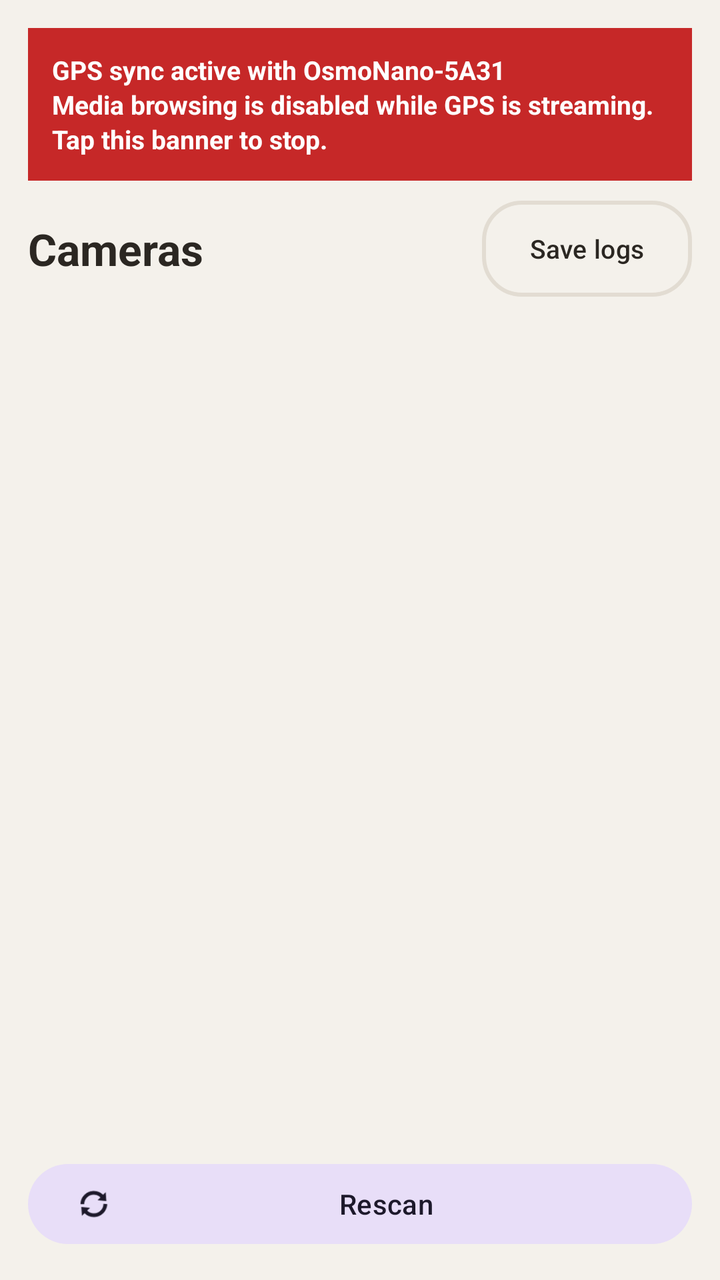
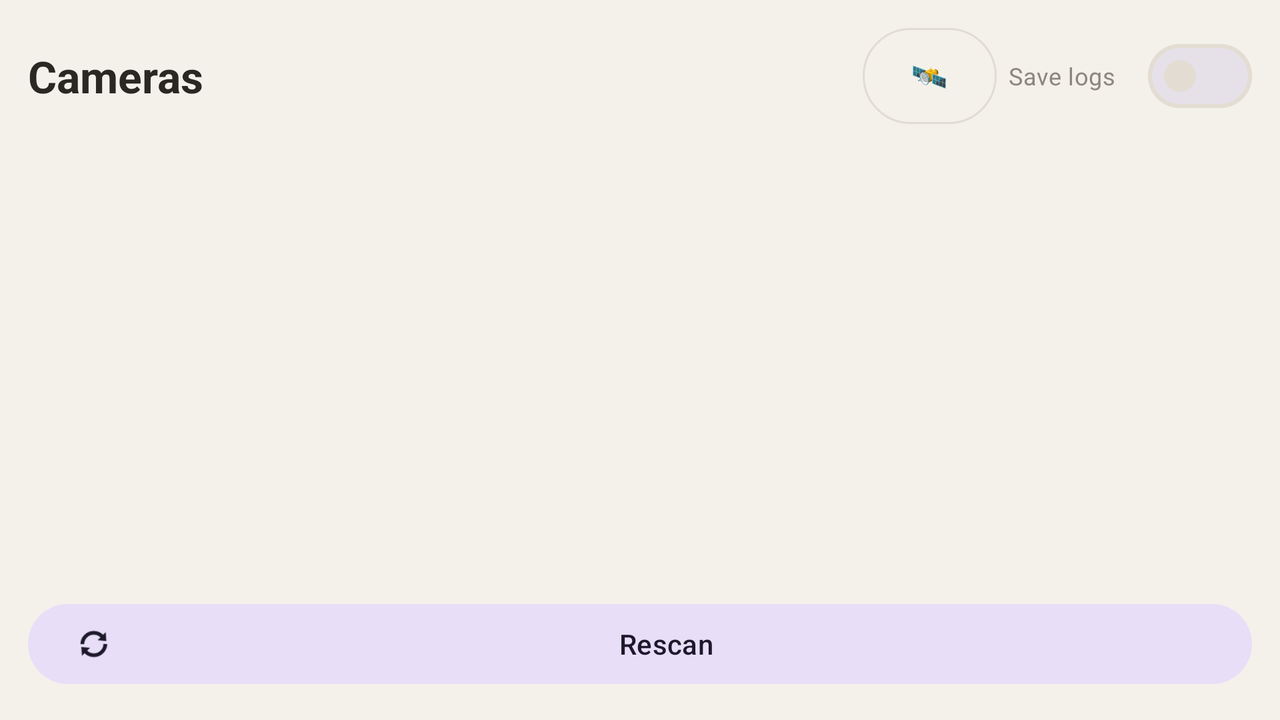

An Android layout and its configuration variant, each rendered on a device that would load it. The default file and the variant file are quoted in full after the pictures.
<!-- AndroidManifest.xml: application theme Theme.Osmosis -->
<!-- res/layout/activity_main.xml -->
<?xml version="1.0" encoding="utf-8"?>
<LinearLayout xmlns:android="http://schemas.android.com/apk/res/android"
    xmlns:app="http://schemas.android.com/apk/res-auto"
    xmlns:tools="http://schemas.android.com/tools"
    android:id="@+id/mainRoot"
    android:layout_width="match_parent"
    android:layout_height="match_parent"
    android:orientation="vertical">

    
    <LinearLayout
        android:id="@+id/selectorGroup"
        android:layout_width="match_parent"
        android:layout_height="0dp"
        android:layout_weight="1"
        android:orientation="vertical"
        android:padding="14dp">

        
        <TextView
            android:id="@+id/lockBanner"
            android:layout_width="match_parent"
            android:layout_height="wrap_content"
            android:layout_marginBottom="10dp"
            android:background="@color/osmo_danger"
            android:foreground="?attr/selectableItemBackground"
            android:padding="12dp"
            android:textColor="@color/white"
            android:textSize="13sp"
            android:textStyle="bold"
            android:lineSpacingExtra="2dp"
            android:visibility="gone"
            tools:visibility="visible"
            tools:text="GPS sync active with OsmoNano-5A31\nMedia browsing is disabled while GPS is streaming. Tap this banner to stop." />

        <LinearLayout
            android:layout_width="match_parent"
            android:layout_height="wrap_content"
            android:gravity="center_vertical"
            android:orientation="horizontal">

            <TextView
                android:layout_width="0dp"
                android:layout_height="wrap_content"
                android:layout_weight="1"
                android:paddingVertical="4dp"
                android:text="@string/cameras"
                android:textColor="@color/osmo_ink"
                android:textSize="22sp"
                android:textStyle="bold" />

            <com.google.android.material.button.MaterialButton
                android:id="@+id/btnSaveLogs"
                style="@style/Widget.Material3.Button.OutlinedButton"
                android:layout_width="wrap_content"
                android:layout_height="wrap_content"
                android:checkable="true"
                android:insetTop="0dp"
                android:insetBottom="0dp"
                android:minWidth="0dp"
                android:text="@string/save_logs"
                android:textSize="13sp"
                app:cornerRadius="20dp"
                app:icon="@null"
                app:strokeWidth="2dp" />
        </LinearLayout>

        <TextView
            android:id="@+id/selectorHint"
            android:layout_width="match_parent"
            android:layout_height="wrap_content"
            android:paddingBottom="6dp"
            android:textColor="@color/osmo_muted"
            android:textSize="12sp" />

        
        <com.google.android.material.progressindicator.LinearProgressIndicator
            android:id="@+id/connectBar"
            android:layout_width="match_parent"
            android:layout_height="wrap_content"
            android:layout_marginBottom="8dp"
            android:visibility="invisible"
            app:indicatorColor="@color/osmo_accent"
            app:trackColor="@color/osmo_track"
            app:trackCornerRadius="3dp"
            app:trackThickness="6dp" />

        
        <androidx.recyclerview.widget.RecyclerView
            android:id="@+id/cameraList"
            android:layout_width="match_parent"
            android:layout_height="0dp"
            android:layout_weight="1"
            android:layout_marginStart="-14dp"
            android:layout_marginEnd="-14dp"
            android:clipToPadding="false"
            android:paddingHorizontal="14dp"
            android:scrollbarStyle="outsideOverlay"
            android:scrollbars="vertical" />

        <com.google.android.material.button.MaterialButton
            android:id="@+id/btnRescan"
            style="@style/Widget.Material3.Button.TonalButton"
            android:layout_width="match_parent"
            android:layout_height="wrap_content"
            android:layout_marginTop="8dp"
            android:text="@string/rescan"
            app:icon="@android:drawable/ic_popup_sync" />
    </LinearLayout>

    
    <FrameLayout
        android:id="@+id/gridGroup"
        android:layout_width="match_parent"
        android:layout_height="0dp"
        android:layout_weight="1"
        android:visibility="gone">

        <LinearLayout
            android:layout_width="match_parent"
            android:layout_height="match_parent"
            android:orientation="vertical">

            <dev.konraditurbe.osmosis.ui.StatusPillView
                android:id="@+id/statusPill"
                android:layout_width="match_parent"
                android:layout_height="wrap_content"
                android:layout_margin="12dp" />

            
            <HorizontalScrollView
                android:layout_width="match_parent"
                android:layout_height="wrap_content"
                android:paddingHorizontal="8dp"
                android:scrollbars="none">

                <LinearLayout
                    android:layout_width="wrap_content"
                    android:layout_height="wrap_content"
                    android:gravity="center_vertical"
                    android:orientation="horizontal">

                    <com.google.android.material.button.MaterialButton
                        android:id="@+id/btnFilterPhotos"
                        style="@style/FilterChip"
                        android:layout_width="wrap_content"
                        android:layout_height="wrap_content"
                        android:layout_marginEnd="6dp"
                        android:text="@string/filter_photos" />

                    <com.google.android.material.button.MaterialButton
                        android:id="@+id/btnFilterVideos"
                        style="@style/FilterChip"
                        android:layout_width="wrap_content"
                        android:layout_height="wrap_content"
                        android:layout_marginEnd="6dp"
                        android:text="@string/filter_videos" />

                    <com.google.android.material.button.MaterialButton
                        android:id="@+id/btnFilterFaved"
                        style="@style/FilterChip"
                        android:layout_width="wrap_content"
                        android:layout_height="wrap_content"
                        android:layout_marginEnd="6dp"
                        android:text="@string/filter_faved" />

                    <com.google.android.material.button.MaterialButton
                        android:id="@+id/btnSelect"
                        style="@style/FilterChip"
                        android:layout_width="wrap_content"
                        android:layout_height="wrap_content"
                        android:text="@string/select" />
                </LinearLayout>
            </HorizontalScrollView>

            
            <LinearLayout
                android:id="@+id/progressArea"
                android:layout_width="match_parent"
                android:layout_height="wrap_content"
                android:orientation="vertical"
                android:paddingHorizontal="14dp"
                android:paddingVertical="4dp"
                android:visibility="invisible">

                <TextView
                    android:id="@+id/overallText"
                    android:layout_width="match_parent"
                    android:layout_height="wrap_content"
                    android:textColor="@color/osmo_muted"
                    android:textSize="11sp" />

                <com.google.android.material.progressindicator.LinearProgressIndicator
                    android:id="@+id/overallBar"
                    android:layout_width="match_parent"
                    android:layout_height="wrap_content"
                    android:layout_marginTop="2dp"
                    app:indicatorColor="@color/osmo_accent"
                    app:trackColor="@color/osmo_track"
                    app:trackCornerRadius="3dp"
                    app:trackThickness="6dp" />

                <TextView
                    android:id="@+id/fileText"
                    android:layout_width="match_parent"
                    android:layout_height="wrap_content"
                    android:layout_marginTop="6dp"
                    android:textColor="@color/osmo_muted"
                    android:textSize="11sp" />

                <com.google.android.material.progressindicator.LinearProgressIndicator
                    android:id="@+id/fileBar"
                    android:layout_width="match_parent"
                    android:layout_height="wrap_content"
                    android:layout_marginTop="2dp"
                    app:indicatorColor="@color/osmo_green"
                    app:trackColor="@color/osmo_track"
                    app:trackCornerRadius="3dp"
                    app:trackThickness="6dp" />
            </LinearLayout>

            <androidx.recyclerview.widget.RecyclerView
                android:id="@+id/grid"
                android:layout_width="match_parent"
                android:layout_height="0dp"
                android:layout_weight="1"
                android:clipToPadding="false"
                android:paddingHorizontal="5dp"
                android:paddingBottom="92dp"
                android:scrollbars="vertical" />
        </LinearLayout>

        
        <com.google.android.material.progressindicator.CircularProgressIndicator
            android:id="@+id/loadMoreSpinner"
            android:layout_width="wrap_content"
            android:layout_height="wrap_content"
            android:layout_gravity="bottom|center_horizontal"
            android:layout_marginBottom="16dp"
            android:indeterminate="true"
            android:visibility="gone"
            app:indicatorColor="@color/osmo_accent"
            app:indicatorSize="34dp"
            app:trackThickness="3dp" />

        
        <com.google.android.material.floatingactionbutton.ExtendedFloatingActionButton
            android:id="@+id/fabDelete"
            android:layout_width="wrap_content"
            android:layout_height="wrap_content"
            android:layout_gravity="bottom|end"
            android:layout_marginEnd="18dp"
            android:layout_marginBottom="86dp"
            android:text="@string/delete"
            android:textColor="@color/osmo_on_accent"
            android:visibility="gone"
            app:backgroundTint="@color/osmo_danger"
            app:icon="@drawable/ic_delete"
            app:iconTint="@color/osmo_on_accent" />

        <com.google.android.material.floatingactionbutton.ExtendedFloatingActionButton
            android:id="@+id/fabDownload"
            android:layout_width="wrap_content"
            android:layout_height="wrap_content"
            android:layout_gravity="bottom|end"
            android:layout_margin="18dp"
            android:text="@string/download"
            android:textColor="@color/osmo_on_accent"
            app:backgroundTint="@color/osmo_accent"
            app:icon="@drawable/ic_download"
            app:iconTint="@color/osmo_on_accent" />
    </FrameLayout>
</LinearLayout>
<!-- resources referenced by this layout -->
<resources>
  <color name="osmo_accent">#00838F</color>
  <color name="osmo_danger">#C62828</color>
  <color name="osmo_green">#52B788</color>
  <color name="osmo_ink">#2B2722</color>
  <color name="osmo_muted">#8C867D</color>
  <color name="osmo_on_accent">#FFFFFF</color>
  <color name="osmo_track">#E2DCD2</color>
  <color name="white">#FFFFFF</color>
  <!-- drawable ic_delete (drawable) -->
  <vector xmlns:android="http://schemas.android.com/apk/res/android"
      android:width="24dp"
      android:height="24dp"
      android:viewportWidth="24"
      android:viewportHeight="24"
      android:tint="?attr/colorOnPrimary">
      <path
          android:fillColor="@android:color/white"
          android:pathData="M6,19c0,1.1 0.9,2 2,2h8c1.1,0 2,-0.9 2,-2V7H6v12zM19,4h-3.5l-1,-1h-5l-1,1H5v2h14V4z" />
  </vector>
  <!-- drawable ic_download (drawable) -->
  <vector xmlns:android="http://schemas.android.com/apk/res/android"
      android:width="24dp"
      android:height="24dp"
      android:viewportWidth="24"
      android:viewportHeight="24"
      android:tint="?attr/colorOnPrimary">
      <path
          android:fillColor="@android:color/white"
          android:pathData="M19,9h-4V3H9v6H5l7,7 7,-7zM5,18v2h14v-2H5z" />
  </vector>
  <string name="cameras">Cameras</string>
  <string name="delete">Delete</string>
  <string name="download">Download</string>
  <string name="filter_faved">Faved</string>
  <string name="filter_photos">Photos</string>
  <string name="filter_videos">Videos</string>
  <string name="rescan">Rescan</string>
  <string name="save_logs">Save logs</string>
  <string name="select">Select</string>
  <style name="FilterChip" parent="Widget.Material3.Button.OutlinedButton">
          <item name="android:checkable">true</item>
          <item name="android:insetTop">0dp</item>
          <item name="android:insetBottom">0dp</item>
          <item name="android:minWidth">0dp</item>
          <item name="android:minHeight">40dp</item>
          <item name="android:paddingLeft">14dp</item>
          <item name="android:paddingRight">14dp</item>
          <item name="android:textSize">13sp</item>
          <item name="android:textColor">@color/filter_chip_text</item>
          <item name="backgroundTint">@color/filter_chip_bg</item>
          <item name="strokeColor">@color/osmo_accent</item>
          <item name="strokeWidth">1dp</item>
          <item name="iconTint">@color/filter_chip_text</item>
          <item name="rippleColor">@color/osmo_accent</item>
      </style>
  <style name="Theme.Osmosis" parent="Theme.Material3.DayNight.NoActionBar">
          <item name="colorPrimary">@color/osmo_accent</item>
          <item name="colorOnPrimary">@color/osmo_on_accent</item>
          <item name="colorPrimaryContainer">@color/osmo_accent</item>
          <item name="colorOnPrimaryContainer">@color/osmo_on_accent</item>
          <item name="colorSecondary">@color/osmo_accent</item>
  
          <item name="android:colorBackground">@color/osmo_bg</item>
          <item name="colorSurface">@color/osmo_surface</item>
          <item name="colorSurfaceVariant">@color/osmo_surface_dim</item>
          <item name="colorOnBackground">@color/osmo_ink</item>
          <item name="colorOnSurface">@color/osmo_ink</item>
          <item name="colorOnSurfaceVariant">@color/osmo_muted</item>
          <item name="colorOutline">@color/osmo_track</item>
  
          
          <item name="android:statusBarColor">?android:attr/colorBackground</item>
          <item name="android:navigationBarColor">?android:attr/colorBackground</item>
          <item name="android:windowLightStatusBar" tools:targetApi="m">@bool/osmo_light_system_bars</item>
          <item name="android:windowLightNavigationBar" tools:targetApi="o_mr1">@bool/osmo_light_system_bars</item>
      </style>
  <color name="osmo_bg">#F4F1EB</color>
  <color name="osmo_surface">#FFFFFF</color>
  <color name="osmo_surface_dim">#ECE7DE</color>
</resources>
<!-- res/layout-land/activity_main.xml (the repository's variant of the layout above) -->
<!-- drawn on the phone turned sideways -->
<?xml version="1.0" encoding="utf-8"?>
<LinearLayout xmlns:android="http://schemas.android.com/apk/res/android"
    xmlns:app="http://schemas.android.com/apk/res-auto"
    android:layout_width="match_parent"
    android:layout_height="match_parent"
    android:orientation="vertical">

    
    <LinearLayout
        android:id="@+id/selectorGroup"
        android:layout_width="match_parent"
        android:layout_height="0dp"
        android:layout_weight="1"
        android:orientation="vertical"
        android:padding="14dp">

        
        <TextView
            android:id="@+id/gpsBanner"
            android:layout_width="match_parent"
            android:layout_height="wrap_content"
            android:layout_marginBottom="10dp"
            android:background="@color/osmo_danger"
            android:padding="12dp"
            android:textColor="@color/white"
            android:textSize="13sp"
            android:textStyle="bold"
            android:lineSpacingExtra="2dp"
            android:visibility="gone" />

        <LinearLayout
            android:layout_width="match_parent"
            android:layout_height="wrap_content"
            android:gravity="center_vertical"
            android:orientation="horizontal">

            <TextView
                android:layout_width="0dp"
                android:layout_height="wrap_content"
                android:layout_weight="1"
                android:paddingVertical="4dp"
                android:text="Cameras"
                android:textColor="@color/osmo_ink"
                android:textSize="22sp"
                android:textStyle="bold" />

            <com.google.android.material.button.MaterialButton
                android:id="@+id/btnGps"
                style="@style/Widget.Material3.Button.OutlinedButton"
                android:layout_width="wrap_content"
                android:layout_height="wrap_content"
                android:layout_marginEnd="6dp"
                android:checkable="true"
                android:insetTop="0dp"
                android:insetBottom="0dp"
                android:minWidth="0dp"
                android:text="🛰️"
                android:textSize="15sp"
                app:icon="@null" />

            <com.google.android.material.materialswitch.MaterialSwitch
                android:id="@+id/switchSaveLogs"
                android:layout_width="wrap_content"
                android:layout_height="wrap_content"
                android:text="Save logs"
                android:textColor="@color/osmo_muted"
                android:textSize="12sp" />
        </LinearLayout>

        <TextView
            android:id="@+id/selectorHint"
            android:layout_width="match_parent"
            android:layout_height="wrap_content"
            android:paddingBottom="6dp"
            android:textColor="@color/osmo_muted"
            android:textSize="12sp" />

        <com.google.android.material.progressindicator.LinearProgressIndicator
            android:id="@+id/connectBar"
            android:layout_width="match_parent"
            android:layout_height="wrap_content"
            android:layout_marginBottom="8dp"
            android:visibility="gone"
            app:indicatorColor="@color/osmo_accent"
            app:trackColor="@color/osmo_track"
            app:trackCornerRadius="3dp"
            app:trackThickness="6dp" />

        <ListView
            android:id="@+id/cameraList"
            android:layout_width="match_parent"
            android:layout_height="0dp"
            android:layout_weight="1"
            android:clipToPadding="false"
            android:divider="@null"
            android:dividerHeight="0dp"
            android:scrollbarStyle="outsideOverlay" />

        <com.google.android.material.button.MaterialButton
            android:id="@+id/btnRescan"
            style="@style/Widget.Material3.Button.TonalButton"
            android:layout_width="match_parent"
            android:layout_height="wrap_content"
            android:layout_marginTop="8dp"
            android:text="Rescan"
            app:icon="@android:drawable/ic_popup_sync" />
    </LinearLayout>

    
    <FrameLayout
        android:id="@+id/gridGroup"
        android:layout_width="match_parent"
        android:layout_height="0dp"
        android:layout_weight="1"
        android:visibility="gone">

        <LinearLayout
            android:layout_width="match_parent"
            android:layout_height="match_parent"
            android:orientation="vertical">

            
            <dev.konraditurbe.osmosis.ui.StatusPillView
                android:id="@+id/statusPill"
                android:layout_width="match_parent"
                android:layout_height="wrap_content"
                android:visibility="gone" />

            
            <LinearLayout
                android:layout_width="match_parent"
                android:layout_height="wrap_content"
                android:gravity="center_vertical"
                android:orientation="horizontal"
                android:paddingHorizontal="8dp">

                <com.google.android.material.button.MaterialButton
                    android:id="@+id/btnFilterPhotos"
                    style="@style/FilterChip"
                    android:layout_width="wrap_content"
                    android:layout_height="wrap_content"
                    android:layout_marginEnd="6dp"
                    android:text="Photos" />

                <com.google.android.material.button.MaterialButton
                    android:id="@+id/btnFilterVideos"
                    style="@style/FilterChip"
                    android:layout_width="wrap_content"
                    android:layout_height="wrap_content"
                    android:layout_marginEnd="6dp"
                    android:text="Videos" />

                <com.google.android.material.button.MaterialButton
                    android:id="@+id/btnFilterFaved"
                    style="@style/FilterChip"
                    android:layout_width="wrap_content"
                    android:layout_height="wrap_content"
                    android:layout_marginEnd="6dp"
                    android:text="Faved" />

                <com.google.android.material.button.MaterialButton
                    android:id="@+id/btnSelect"
                    style="@style/FilterChip"
                    android:layout_width="wrap_content"
                    android:layout_height="wrap_content"
                    android:text="Select" />

                
                <LinearLayout
                    android:id="@+id/progressArea"
                    android:layout_width="0dp"
                    android:layout_height="wrap_content"
                    android:layout_marginStart="8dp"
                    android:layout_weight="1"
                    android:orientation="vertical"
                    android:paddingVertical="4dp"
                    android:visibility="invisible">

                    <LinearLayout
                        android:layout_width="match_parent"
                        android:layout_height="wrap_content"
                        android:gravity="center_vertical"
                        android:orientation="horizontal">

                        <TextView
                            android:id="@+id/overallText"
                            android:layout_width="wrap_content"
                            android:layout_height="wrap_content"
                            android:layout_marginEnd="8dp"
                            android:ellipsize="end"
                            android:maxLines="1"
                            android:maxWidth="220dp"
                            android:textColor="@color/osmo_muted"
                            android:textSize="11sp" />

                        <com.google.android.material.progressindicator.LinearProgressIndicator
                            android:id="@+id/overallBar"
                            android:layout_width="0dp"
                            android:layout_height="wrap_content"
                            android:layout_weight="1"
                            app:indicatorColor="@color/osmo_accent"
                            app:trackColor="@color/osmo_track"
                            app:trackCornerRadius="3dp"
                            app:trackThickness="6dp" />
                    </LinearLayout>

                    <LinearLayout
                        android:layout_width="match_parent"
                        android:layout_height="wrap_content"
                        android:layout_marginTop="3dp"
                        android:gravity="center_vertical"
                        android:orientation="horizontal">

                        <TextView
                            android:id="@+id/fileText"
                            android:layout_width="wrap_content"
                            android:layout_height="wrap_content"
                            android:layout_marginEnd="8dp"
                            android:ellipsize="end"
                            android:maxLines="1"
                            android:maxWidth="220dp"
                            android:textColor="@color/osmo_muted"
                            android:textSize="11sp" />

                        <com.google.android.material.progressindicator.LinearProgressIndicator
                            android:id="@+id/fileBar"
                            android:layout_width="0dp"
                            android:layout_height="wrap_content"
                            android:layout_weight="1"
                            app:indicatorColor="@color/osmo_green"
                            app:trackColor="@color/osmo_track"
                            app:trackCornerRadius="3dp"
                            app:trackThickness="6dp" />
                    </LinearLayout>
                </LinearLayout>
            </LinearLayout>

            
            <androidx.recyclerview.widget.RecyclerView
                android:id="@+id/grid"
                android:layout_width="match_parent"
                android:layout_height="0dp"
                android:layout_weight="1"
                android:clipToPadding="false"
                android:paddingHorizontal="5dp"
                android:paddingBottom="92dp"
                android:scrollbars="vertical" />
        </LinearLayout>

        
        <com.google.android.material.progressindicator.CircularProgressIndicator
            android:id="@+id/loadMoreSpinner"
            android:layout_width="wrap_content"
            android:layout_height="wrap_content"
            android:layout_gravity="bottom|center_horizontal"
            android:layout_marginBottom="12dp"
            android:indeterminate="true"
            android:visibility="gone"
            app:indicatorColor="@color/osmo_accent"
            app:indicatorSize="34dp"
            app:trackThickness="3dp" />

        <com.google.android.material.floatingactionbutton.ExtendedFloatingActionButton
            android:id="@+id/fabDownload"
            android:layout_width="wrap_content"
            android:layout_height="wrap_content"
            android:layout_gravity="bottom|end"
            android:layout_margin="18dp"
            android:text="Download"
            android:textColor="@color/osmo_on_accent"
            app:backgroundTint="@color/osmo_accent"
            app:icon="@drawable/ic_download"
            app:iconTint="@color/osmo_on_accent" />
    </FrameLayout>
</LinearLayout>
<!-- resources referenced by the variant -->
<!-- as the phone turned sideways resolves them -->
<resources>
  <color name="osmo_accent">#00838F</color>
  <color name="osmo_danger">#C62828</color>
  <color name="osmo_green">#52B788</color>
  <color name="osmo_ink">#2B2722</color>
  <color name="osmo_muted">#8C867D</color>
  <color name="osmo_on_accent">#FFFFFF</color>
  <color name="osmo_track">#E2DCD2</color>
  <color name="white">#FFFFFF</color>
  <!-- drawable ic_download (drawable) -->
  <vector xmlns:android="http://schemas.android.com/apk/res/android"
      android:width="24dp"
      android:height="24dp"
      android:viewportWidth="24"
      android:viewportHeight="24"
      android:tint="?attr/colorOnPrimary">
      <path
          android:fillColor="@android:color/white"
          android:pathData="M19,9h-4V3H9v6H5l7,7 7,-7zM5,18v2h14v-2H5z" />
  </vector>
  <style name="FilterChip" parent="Widget.Material3.Button.OutlinedButton">
          <item name="android:checkable">true</item>
          <item name="android:insetTop">0dp</item>
          <item name="android:insetBottom">0dp</item>
          <item name="android:minWidth">0dp</item>
          <item name="android:minHeight">40dp</item>
          <item name="android:paddingLeft">14dp</item>
          <item name="android:paddingRight">14dp</item>
          <item name="android:textSize">13sp</item>
          <item name="android:textColor">@color/filter_chip_text</item>
          <item name="backgroundTint">@color/filter_chip_bg</item>
          <item name="strokeColor">@color/osmo_accent</item>
          <item name="strokeWidth">1dp</item>
          <item name="iconTint">@color/filter_chip_text</item>
          <item name="rippleColor">@color/osmo_accent</item>
      </style>
  <style name="Theme.Osmosis" parent="Theme.Material3.DayNight.NoActionBar">
          <item name="colorPrimary">@color/osmo_accent</item>
          <item name="colorOnPrimary">@color/osmo_on_accent</item>
          <item name="colorPrimaryContainer">@color/osmo_accent</item>
          <item name="colorOnPrimaryContainer">@color/osmo_on_accent</item>
          <item name="colorSecondary">@color/osmo_accent</item>
  
          <item name="android:colorBackground">@color/osmo_bg</item>
          <item name="colorSurface">@color/osmo_surface</item>
          <item name="colorSurfaceVariant">@color/osmo_surface_dim</item>
          <item name="colorOnBackground">@color/osmo_ink</item>
          <item name="colorOnSurface">@color/osmo_ink</item>
          <item name="colorOnSurfaceVariant">@color/osmo_muted</item>
          <item name="colorOutline">@color/osmo_track</item>
  
          
          <item name="android:statusBarColor">?android:attr/colorBackground</item>
          <item name="android:navigationBarColor">?android:attr/colorBackground</item>
          <item name="android:windowLightStatusBar" tools:targetApi="m">@bool/osmo_light_system_bars</item>
          <item name="android:windowLightNavigationBar" tools:targetApi="o_mr1">@bool/osmo_light_system_bars</item>
      </style>
  <color name="osmo_bg">#F4F1EB</color>
  <color name="osmo_surface">#FFFFFF</color>
  <color name="osmo_surface_dim">#ECE7DE</color>
</resources>
